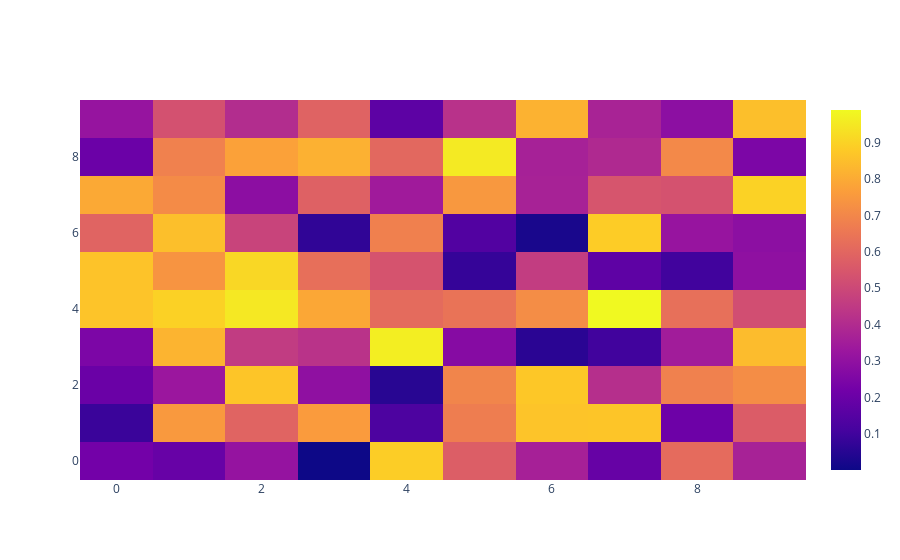

Notebook code cell kept with this figure:
### Code cell
import plotly.graph_objects as go

#heatmap plot is create:
data= np.random.rand(10,10)
heatmap= go.Heatmap(z=data)
fig=go.Figure(data=[heatmap])
fig.show()
